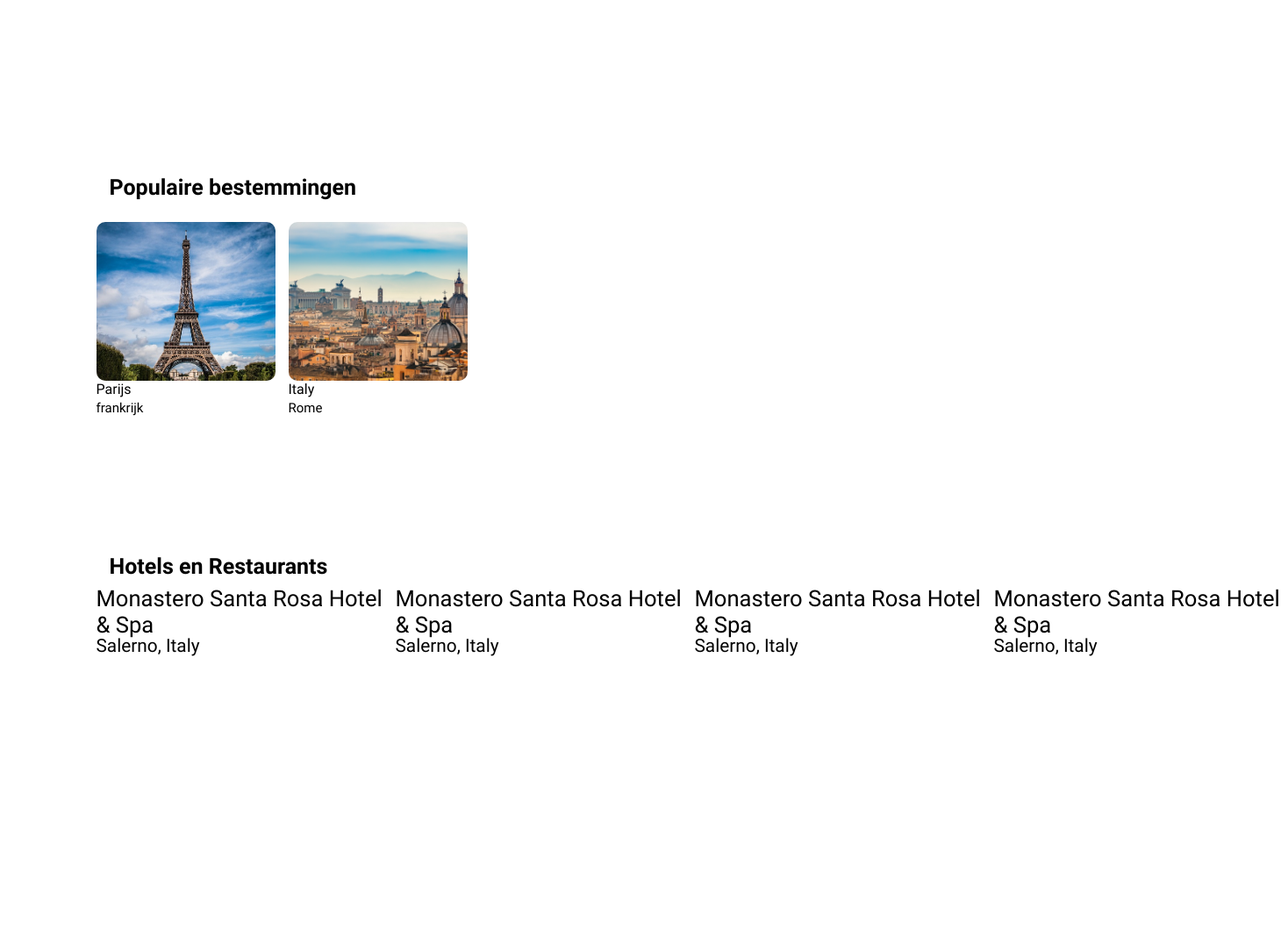
Before: / (middle part) with the older database file.
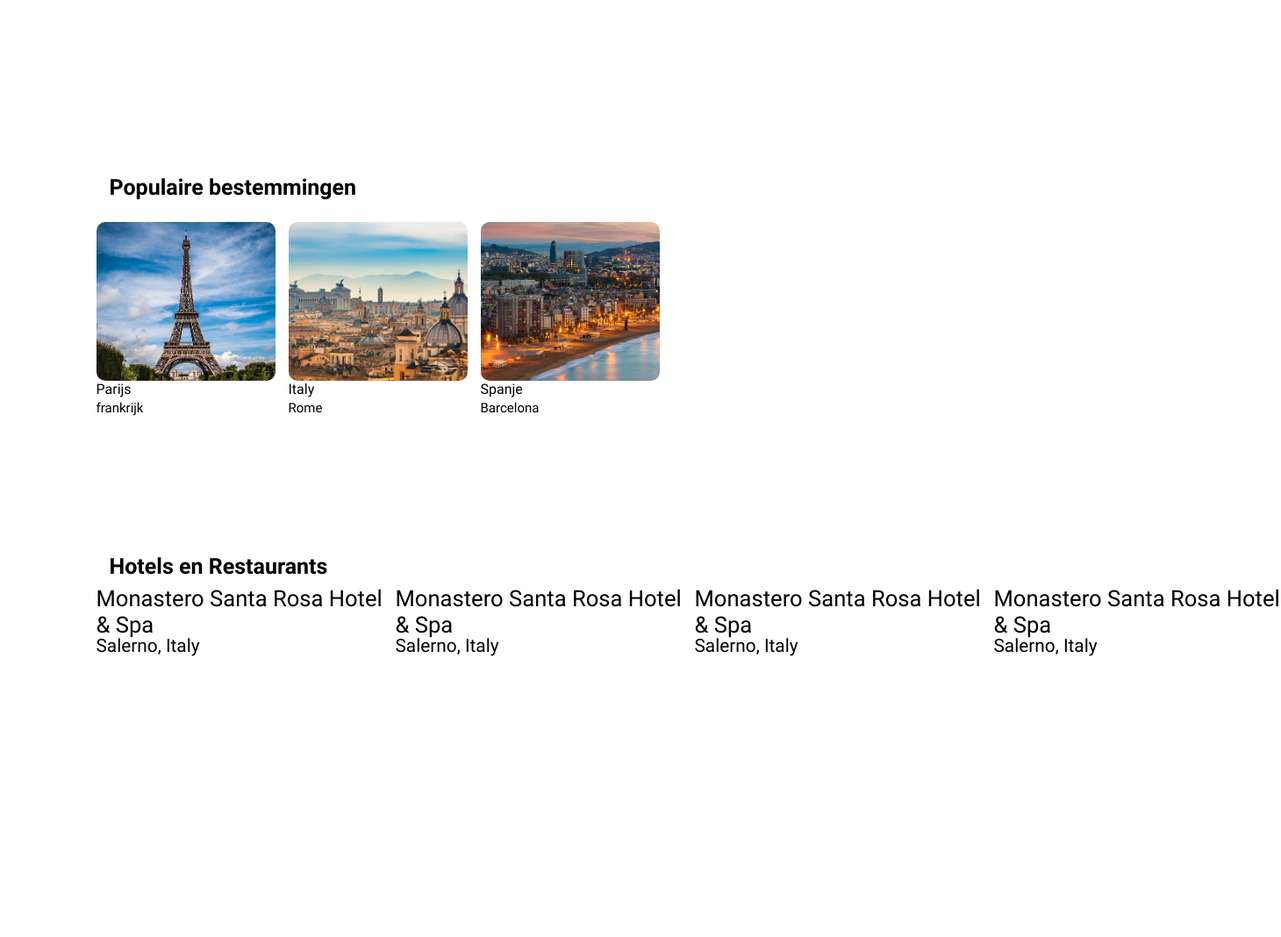
After: the same page with the newer database file.
### tables this page shows
CREATE TABLE `vakanties` (
  `id` int(11) NOT NULL,
  `titel` varchar(255) DEFAULT NULL,
  `korte_omschrijving` text DEFAULT NULL,
  `algemene_beschrijving` text DEFAULT NULL,
  `ligging_omgeving` text DEFAULT NULL,
  `kamers` text DEFAULT NULL,
  `faciliteiten` text DEFAULT NULL,
  `img1` varchar(255) DEFAULT NULL,
  `img2` varchar(255) DEFAULT NULL,
  `img3` varchar(255) DEFAULT NULL,
  `img4` varchar(255) DEFAULT NULL,
  `img5` varchar(255) DEFAULT NULL,
  `kortetitel` varchar(255) DEFAULT NULL,
  `begin_datum` date DEFAULT NULL,
  `eind_datum` date DEFAULT NULL
);

### index.php (the view, shortened to what this page needs)
<!DOCTYPE html>
<html lang="en">
<head>
    <link rel="stylesheet" href="css/main.css">
    <link rel="stylesheet" media=" screen and (max-width:769px)" href="css/mobile.css" />
</head>
</head>
<body>
                <?php
                $dsn = 'mysql:dbname=db_login;host=127.0.0.1';
                $user = 'root';
                $password = '';
                $connectie = new PDO($dsn, $user, $password);
                if (isset($_POST['destination'])) {
                    $zoekterm = '%' . $_POST['destination'] . '%';
                    $stmt = $connectie->prepare("SELECT * FROM vakanties WHERE titel LIKE ? ");
                    $stmt->execute([$zoekterm]);
                    $resultSet = $stmt->fetchAll();
                } else {
                    $resultSet = $connectie->query("SELECT * FROM vakanties")->fetchAll();
                }
                ?>
    <main>
        <div class="main-container">
            <section class="bestemmingen">
                <div class="bestemmingen-container">
                    <h2 class="section-title"><a href="" class="section-title">Populaire bestemmingen</a></h2>
                </div>
            </section>
            <div class="locatie-container radio-btns">
                <?php
                if (isset($_POST['destination'])) {
                    $zoekterm = '%' . $_POST['destination'] . '%';
                    $stmt = $connectie->prepare("SELECT * FROM vakanties WHERE titel LIKE ? ");
                    $stmt->execute([$zoekterm]);
                    $resultSet = $stmt;
                } else {
                    $resultSet = $connectie->query("SELECT * FROM vakanties");
                }
                while ($row = $resultSet->fetch(PDO::FETCH_ASSOC)) {
                    echo '<div class="destination-card radio-btns__btn">';
                    echo '<img class="bestemmingen-imgs" src="img/' . $row['img1'] . '" alt="" width="200" height="181">';
                    echo '<a href="bestemming.php?bestemming=' . $row['id'] . '">' . $row['titel'] . '</a>';
                    echo '<a href="bestemming.php?bestemming=' . $row['id'] . ' ">';
                    echo '<h6>' . $row['kortetitel'] . '</h6>';
                    echo '</a>';
                    echo '</div>';
                }
                ?>
            </div>
            <section class="bestemmingen">
                <div class="bestemmingen-container">
                    <h2 class="section-title">Hotels en Restaurants</h2>
                </div>
            </section>
            <div class="horeca-container">
                <div class="hotel-card radio-btns">
                    <div class="hotel-cards radio-btns__btn ">
                        <h5>Monastero Santa Rosa Hotel & Spa</h5>
                        <h6><img src="/Imgs/icons/map-pin-line.png" alt=""> Salerno, Italy</h6>
                    </div>
                    <div class="hotel-cards radio-btns__btn">
                        <h5>Monastero Santa Rosa Hotel & Spa</h5>
                        <h6><img src="/Imgs/icons/map-pin-line.png" alt=""> Salerno, Italy</h6>
                    </div>
                    <div class="hotel-cards radio-btns__btn">
                        <h5>Monastero Santa Rosa Hotel & Spa</h5>
                        <h6><img src="/Imgs/icons/map-pin-line.png" alt=""> Salerno, Italy</h6>
                    </div>
                    <div class="hotel-cards radio-btns__btn">
                        <h5>Monastero Santa Rosa Hotel & Spa</h5>
                        <h6><img src="/Imgs/icons/map-pin-line.png" alt=""> Salerno, Italy</h6>
                    </div>
                </div>
            </div>
        </div>
    </main>
</body>

### css/main.css (style rules this page uses)
* { padding: 0px; margin: 0px; font-family: 'Open Sans', sans-serif; font-family: 'Roboto Condensed', sans-serif; }
html, body { font-size: 16px; }
::placeholder { color: rgb(255, 255, 255); opacity: 1; }
.main-container { display: flex; flex-direction: column; justify-content: center; align-items: center; width: 100%; height: 1800px; }
.bestemmingen { width: 85%; height: 180px; }
.bestemmingen-container { max-width: 1378px; margin: auto; padding-left: 15px; }
.section-title { margin-bottom: 6.4rem; font-weight: 700; margin-top: 9rem; font-size: 25px; text-decoration: none; color: #000; }
.locatie-container { display: flex; flex-direction: row; width: 85%; height: 252px; align-items: center; }
.destination-card { width: 215px; height: 215px; }
.radio-btns { gap: 4px; grid-template-columns: repeat(3, 100px); }
@media (min-width: 30rem) { .radio-btns { grid-template-columns: repeat(3, 150px); } }
.radio-btns__btn { position: relative; cursor: pointer; transition: .3s; }
.radio-btns__btn::after { content: ''; position: absolute; top: 0; left: 0; width: 100%; height: 100%; background-color: rgba(#000, 0); transition: .3s; }
.radio-btns__btn img { display: block; width: 95%; max-width: 100%; }
.radio-btns__btn { transition: transform .2s; }
.bestemmingen-imgs { object-fit: cover; border-radius: 10px; }
.destination-card a { text-decoration: none; color: black; }
.destination-card h6 { font-weight: 400; font-size: 15px; line-height: 25.5px; }
.horeca-container { display: flex; justify-content: space-around; width: 85%; height: 400px; }
.hotel-card { width: 85rem; display: flex; justify-content: space-around; }
.hotel-cards { width: 22rem; transition: transform .2s; }
.hotel-cards h5 { font-weight: 500; font-size: 1.6rem; }
.hotel-cards h6 { font-weight: 400; font-size: 1.3rem; line-height: 19.5px; display: inline-flex; justify-content: space-between; align-items: center; gap: 1rem; flex-direction: column-reverse; }

Changed rows visible on the page:
added vakanties: img1 (picture), titel "Spanje", kortetitel "Barcelona"
